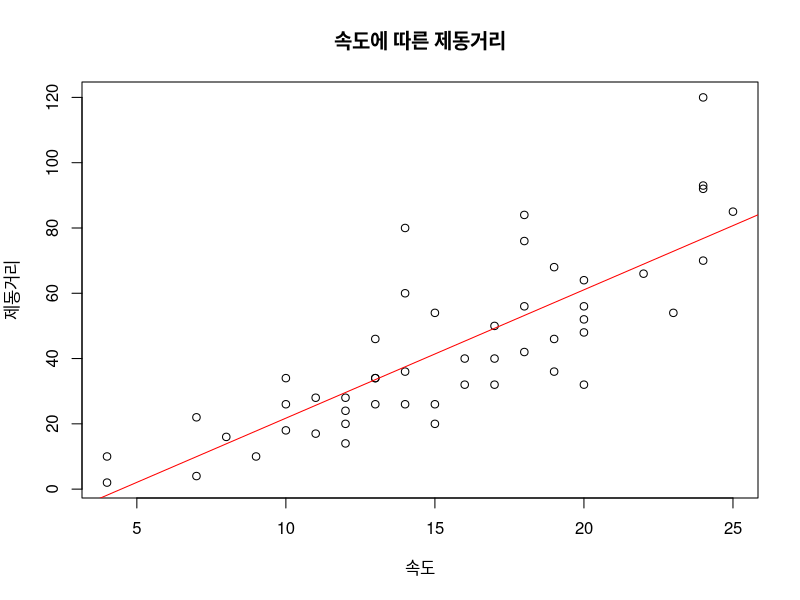
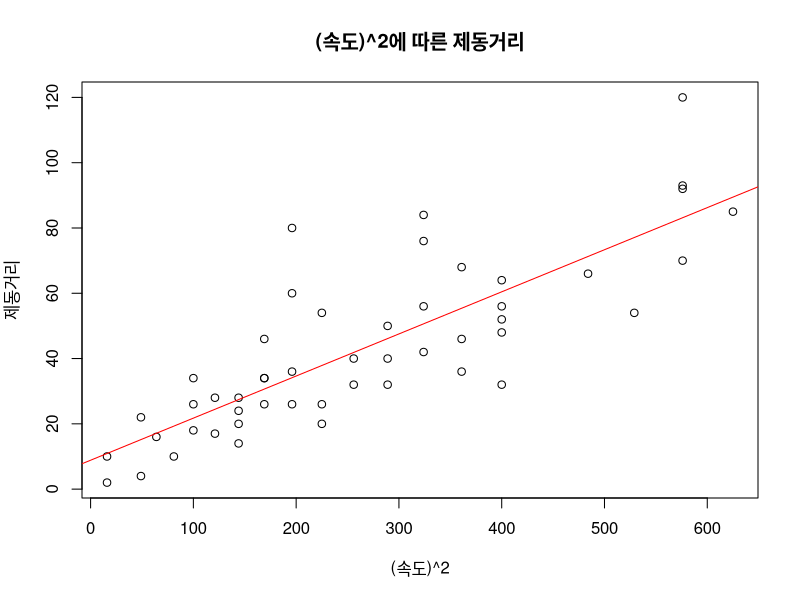

Recreate these plots in R, in order. (Note: this script raises an error after producing the figures.)
# 1. cars 데이터에서 임의의 속도가 입력되었을 때,
# 예상되는 제동거리를 출력하는 회귀모델 작성

data("cars")
cars

# 속도와 제동거리

plot(cars$speed, cars$dist,
     xlab="속도",
     ylab="제동거리",
     main="속도에 따른 제동거리")

cars_model <- lm(dist ~ speed, cars)
cars_model
summary(cars_model)
# (Intercept)        speed  
#     -17.579        3.932
# Multiple R-squared:  0.6511

abline(cars_model$coefficients, col="red")


# (속도)^2 와 제동거리

cars$speed_sqr <- (cars$speed)^2
cars$speed_sqr

dev.off()
plot(cars$speed_sqr, cars$dist,
     xlab="(속도)^2",
     ylab="제동거리",
     main="(속도)^2에 따른 제동거리")

cars_model2 <- lm(dist ~ speed_sqr, cars)
cars_model2
summary(cars_model2)
# (Intercept)    speed_sqr  
#     8.860        0.129  
# Multiple R-squared:  0.6659
# R-squared 증가(정확도 증가)

abline(cars_model2$coefficients, col = "red")


# 예측: 속도 80일 때, 제동거리
cars_dist <- function(x){
  predict(cars_model2, data.frame(speed_sqr=x))
}

cars_dist(80)  
#  cars_model   cars_model2
#   297.0136      19.17754


# 2. marketing 데이터에서 (70:30의 비율, 트레이닝/테스트)
# 유튜브, 페이스북, 신문, 데이터가 입력되었을 때, 
# 예상되는 sales?
# 시각화(꺽은선 그래프, 실제값과 예측값을 다른 색상으로 시각화)

marketing
str(marketing)

plot(marketing$sales, (marketing$youtube)^2)
plot(marketing$sales, log(marketing$facebook))
plot(marketing$sales, log(marketing$newspaper))

set.seed(0318)
test_idx <- sample(1:nrow(marketing), nrow(marketing)*0.3)
train <- marketing[-test_idx,]
test <- marketing[test_idx,-4]
testLabels <- marketing[test_idx,4]

# R-squared를 기준으로 비교하였다

# 경우1
marketing_model <- lm(sales ~ youtube+facebook+newspaper, train)
marketing_model
summary(marketing_model)
# (Intercept)      youtube     facebook    newspaper  
#   3.3895560    0.0455636    0.1898665    0.0002188  
# Multiple R-squared:  0.8905
# Adjusted R-squared:  0.8881

# 경우2
marketing_model <- lm(sales ~ log(youtube)+facebook+newspaper, train)
marketing_model
summary(marketing_model)
# (Intercept)  log(youtube)      facebook     newspaper  
# -12.037969      4.766736       0.209464     -0.001286   
# Multiple R-squared:  0.9054
# Adjusted R-squared:  0.9033

# 경우3
marketing_model <- lm(sales ~ log(youtube)+facebook+log(newspaper), train)
marketing_model
summary(marketing_model)
# (Intercept)    log(youtube)        facebook  log(newspaper)  
# -11.5659          4.7823             0.2116         -0.1984  
# Multiple R-squared:  0.9062
# Adjusted R-squared:  0.9041

str(test)  #data.frame
testPred <- predict(marketing_model, test)

dev.off()
plot(1:nrow(test), testLabels,
     cex = .8, type = "o", col = "red", pch=20,
     main = "실제값과 예측값 비교",
     xlab = "",
     ylab = "sales")
lines(1:nrow(test), testPred,
      cex = .8,type = "o", col = "blue", pch=43)
legend("topright", 
       legend = c("Labels","Pred"),
       pch = c(20, 43),
       cex = .8,
       col = c("red", "blue"))





